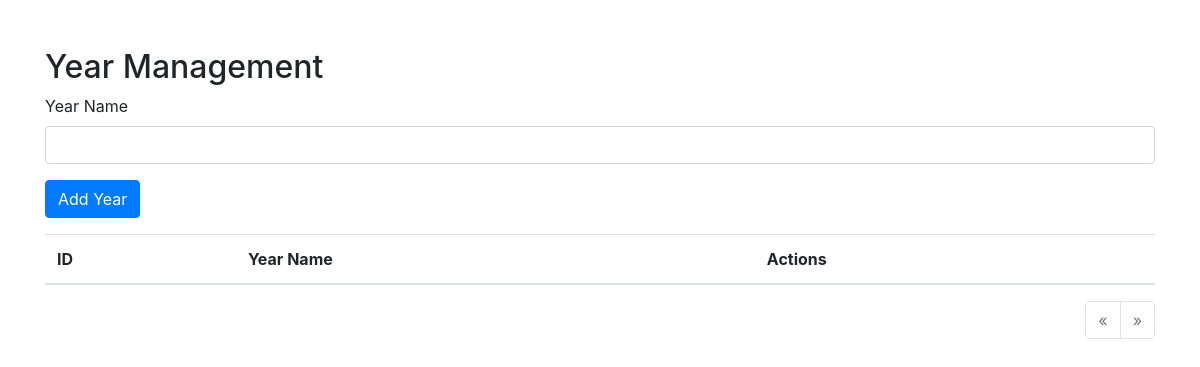
Before: /master_file/create_year.php with the older database file.
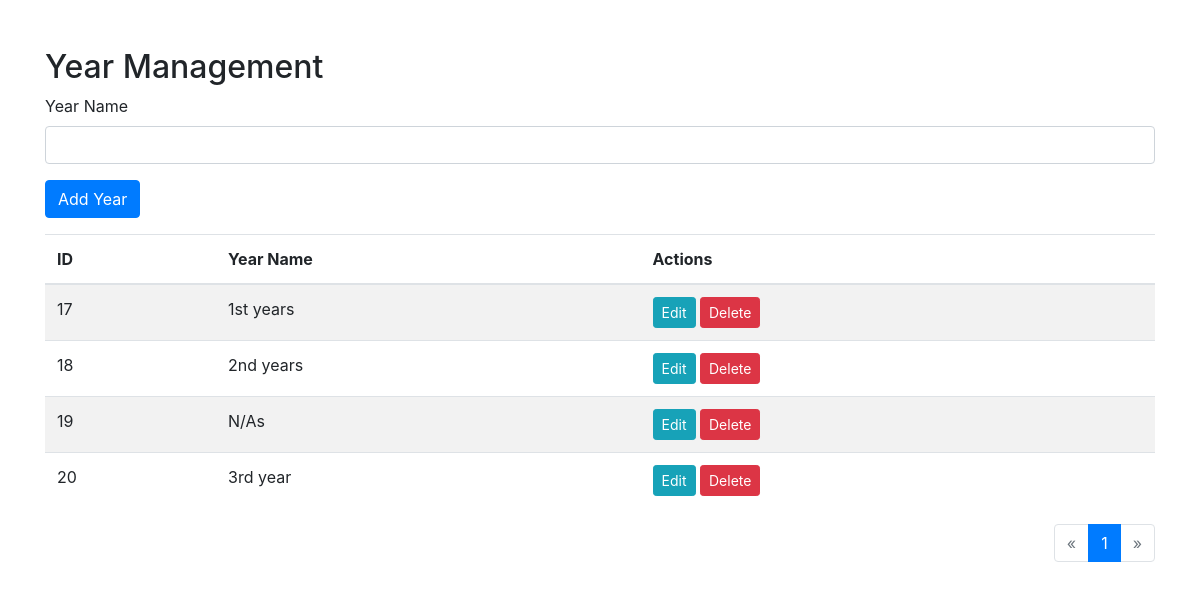
After: the same page with the newer database file.
### tables this page shows
CREATE TABLE `year_table` (
  `id` int(11) NOT NULL,
  `year_name` varchar(100) NOT NULL,
  `created_at` timestamp NOT NULL DEFAULT current_timestamp()
);

### master_file/create_year.php (the view, shortened to what this page needs)
<?php
include("../database/connection.php");
$results_per_page = 5;
$page = isset($_GET['page']) ? (int)$_GET['page'] : 1;
$start = ($page - 1) * $results_per_page;
$sql = "SELECT * FROM year_table LIMIT $start, $results_per_page";
$result = $conn->query($sql);
$sql_total = "SELECT COUNT(*) as total FROM year_table";
$result_total = $conn->query($sql_total);
$total_rows = $result_total->fetch_assoc()['total'];
$total_pages = ceil($total_rows / $results_per_page);
?>
<!DOCTYPE html>
<html lang="en">
<head>
    <link href="https://stackpath.bootstrapcdn.com/bootstrap/4.5.2/css/bootstrap.min.css" rel="stylesheet">
</head>
<body>
<div class="container mt-5">
    <h2>Year Management</h2>
    <form action="" method="post" class="mb-3">
        <div class="form-group">
            <label for="year_name">Year Name</label>
            <input type="text" class="form-control" id="year_name" name="year_name" required>
        </div>
        <button type="submit" name="add_year" class="btn btn-primary">Add Year</button>
    </form>
    <table class="table table-striped">
        <thead>
            <tr>
                <th>ID</th>
                <th>Year Name</th>
                <th>Actions</th>
            </tr>
        </thead>
        <tbody>
            <?php while ($row = $result->fetch_assoc()): ?>
                <tr>
                    <td><?php echo $row['id']; ?></td>
                    <td><?php echo htmlspecialchars($row['year_name']); ?></td>
                    <td>
                        <button class="btn btn-info btn-sm" data-toggle="modal" data-target="#editModal" data-id="<?php echo $row['id']; ?>" data-year_name="<?php echo htmlspecialchars($row['year_name']); ?>">Edit</button>
                        <form action="" method="post" class="d-inline">
                            <button type="submit" name="delete_year" class="btn btn-danger btn-sm">Delete</button>
                        </form>
                    </td>
                </tr>
            <?php endwhile; ?>
        </tbody>
    </table>
    <nav aria-label="Page navigation">
        <ul class="pagination justify-content-end">
            <li class="page-item <?php if ($page <= 1) echo 'disabled'; ?>">
                <a class="page-link" href="?page=<?php echo $page - 1; ?>" aria-label="Previous">
                    <span aria-hidden="true">&laquo;</span>
                </a>
            </li>
            <?php for ($i = 1; $i <= $total_pages; $i++): ?>
                <li class="page-item <?php if ($i == $page) echo 'active'; ?>">
                    <a class="page-link" href="?page=<?php echo $i; ?>"><?php echo $i; ?></a>
                </li>
            <?php endfor; ?>
            <li class="page-item <?php if ($page >= $total_pages) echo 'disabled'; ?>">
                <a class="page-link" href="?page=<?php echo $page + 1; ?>" aria-label="Next">
                    <span aria-hidden="true">&raquo;</span>
                </a>
            </li>
        </ul>
    </nav>
</div>
</body>
</html>

Changed rows visible on the page:
added year_table: id "17", year_name "1st years"
added year_table: id "18", year_name "2nd years"
added year_table: id "19", year_name "N/As"
added year_table: id "20", year_name "3rd year"
Other visible differences:
new list line: "1"
